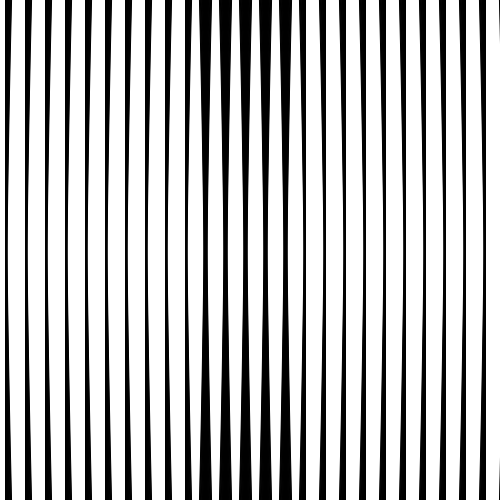
Frame 1 (no input)
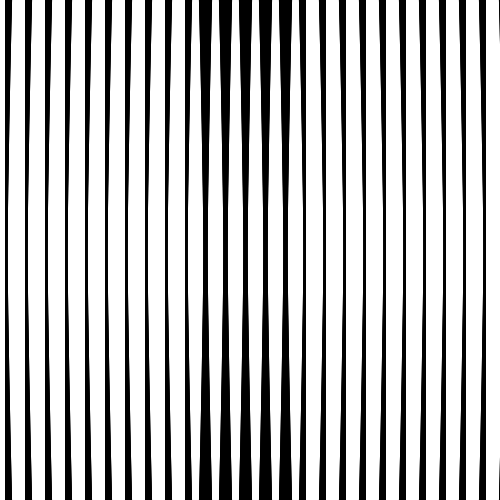
Frame 2 (the mouse pressed at the canvas centre, redrawn once)

The Processing sketch that drew these frames (run headless with seeded random() and noise(); the mouse was pressed at the canvas centre and the sketch redrawn once):

// Processing sketch: processing_81523
// ── processing_81523.pde

void setup ()
{
size(500,500);
background(255);
stroke(0);
noFill();
smooth();
}


void draw()
{  
for (int posX=5;posX < width;posX=posX+20)
{
  for (int posY=10;posY < height; posY=posY+20)
  {

  ellipse(posX,posY,400,4000);

  }
}
  noLoop();

} 
